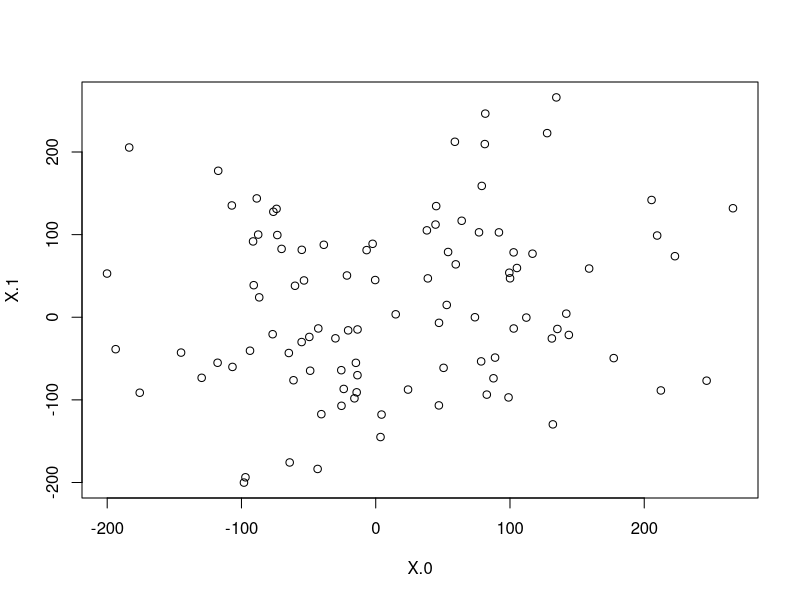

Write R code to recreate this figure.
alpha <- 0.01
sigma2 <- 100

X <- c(0)
for(t in 2:1000){
  X[t] <- alpha*X[t-1] + rnorm(1,sd = sigma2)
}

#acf(X)

X.1 <- X[1:99]
X.0 <- X[2:100]
print(plot(X.0,X.1))

lm1 <- lm(X.0~X.1-1)
print(summary(lm1))
